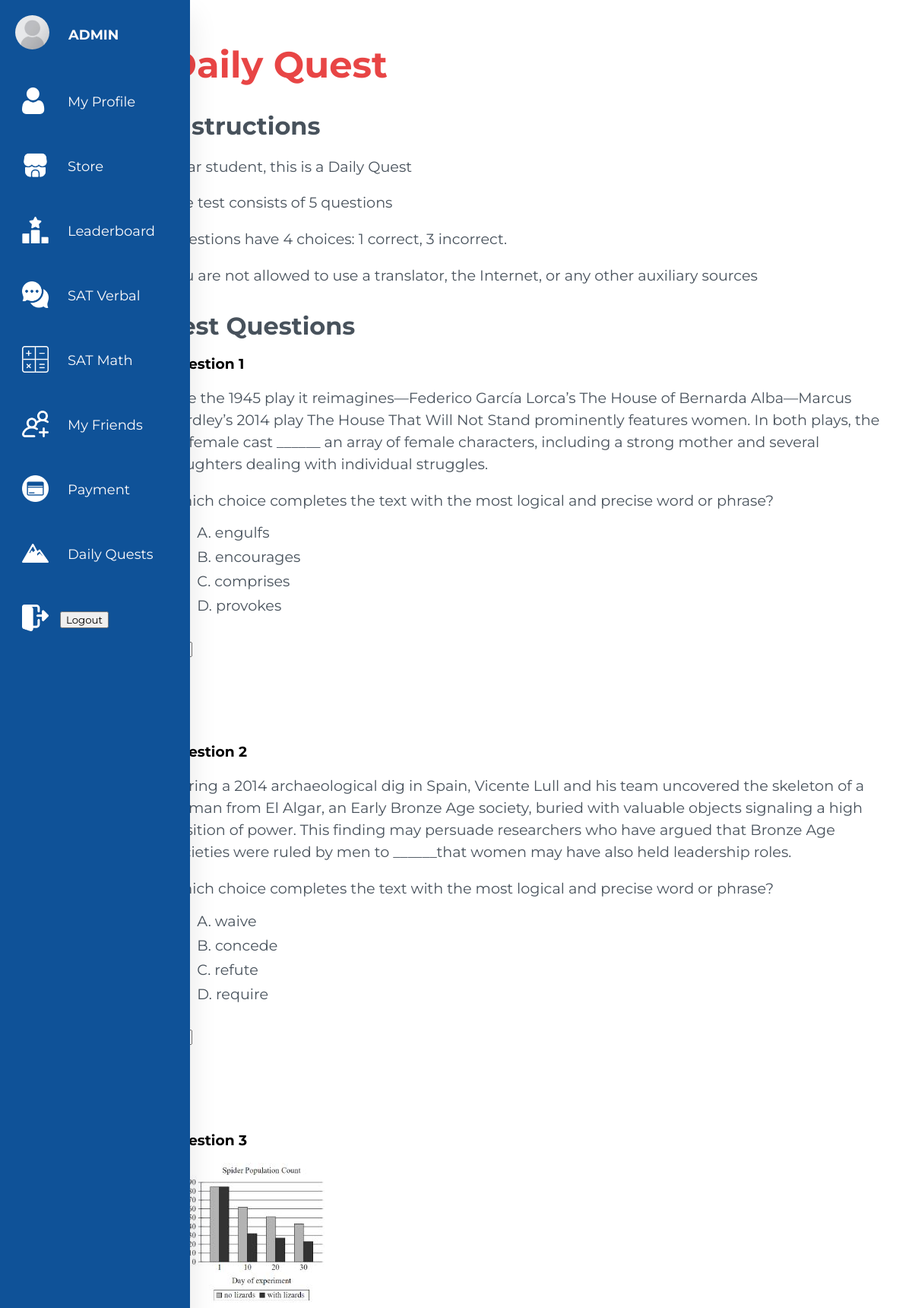
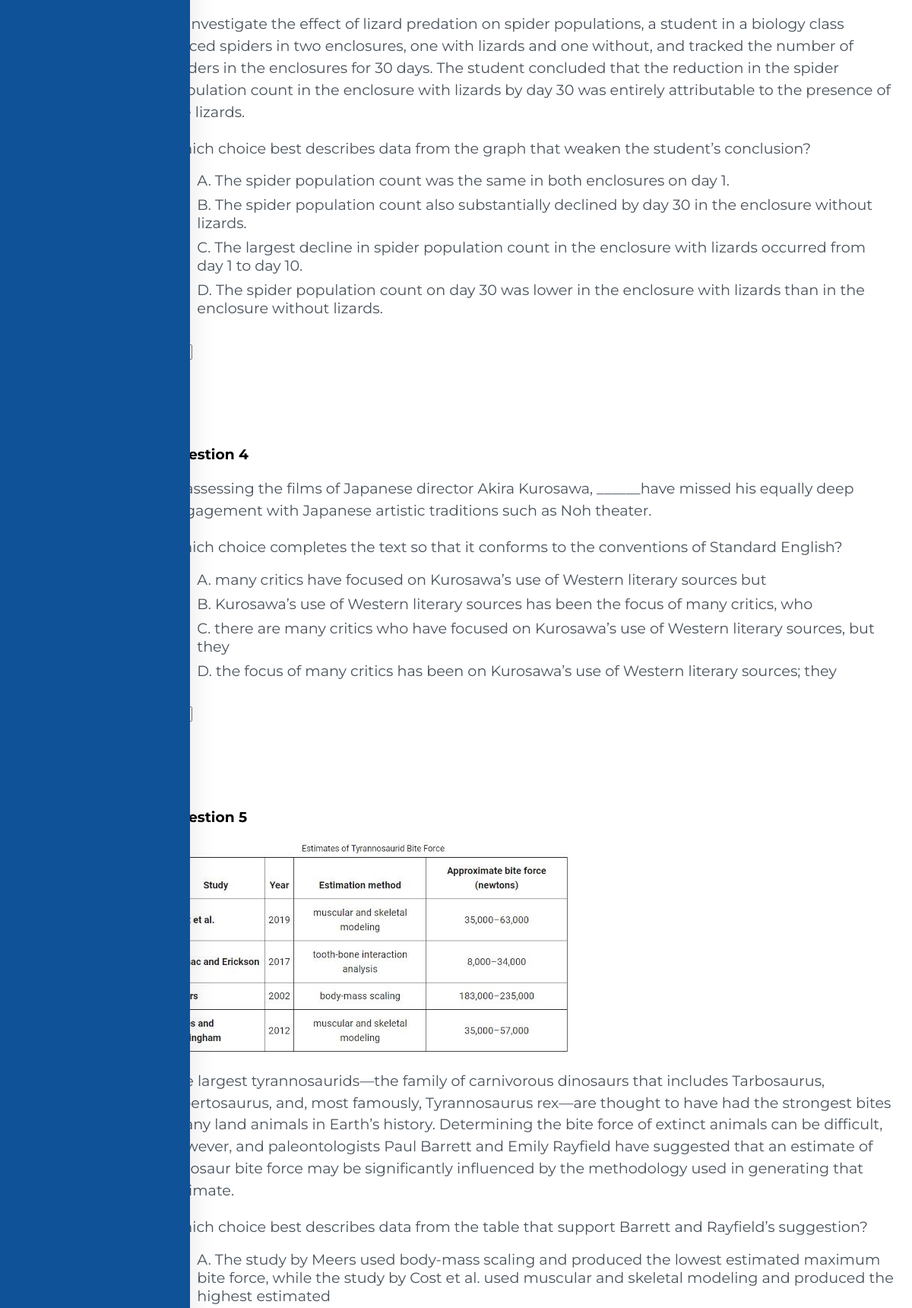
Page /satverbaltest2 (signed in, upper part) on the committed database (2 pictures, top to bottom).
### webapp/models.py (models this page shows)
class UserProfile(models.Model):
    user = models.OneToOneField(User, on_delete=models.CASCADE)
    profile_picture = models.ImageField(upload_to='profile_pictures', default='noavatar.jpg')
    name = models.CharField(max_length=20, null=True, blank=True)
    math_score = models.IntegerField(null=True, blank=True)
    verbal_score = models.IntegerField(null=True, blank=True)
    tokens = models.IntegerField(null=True, blank=True)
    numberoftest = models.IntegerField(null=True, default=0)

class QuestionsVerbal2(models.Model):
    number = models.IntegerField(null=True)
    paragraph = models.TextField(null=True, blank=True)
    image = models.ImageField(null=True, blank=True)
    question = models.CharField(max_length=500, null=True)
    answer1 = models.CharField(max_length=200, null=True)
    answer2 = models.CharField(max_length=200, null=True)
    answer3 = models.CharField(max_length=200, null=True)
    answer4 = models.CharField(max_length=200, null=True)
    correct = models.CharField(max_length=2)
    explanation = models.TextField(null=True, blank=True)

### webapp/views.py (the view, shortened to what this page needs)
# urls.py: path('satverbaltest2', views.satverbaltest2, name='satverbaltest2'),
@login_required()
def satverbaltest2(request):
    questions = QuestionsVerbal2.objects.all()
    user_profile = UserProfile.objects.get(user=request.user)
    user_profile.verbal_score = 0
    user_profile.save()
    try:
        user_profile = UserProfile.objects.get(user=request.user)
    except UserProfile.DoesNotExist:
        user_profile = UserProfile.objects.create(user=request.user)
    context = {'questions':questions, 'user_profile': user_profile}
    return render(request, 'satverbaltest2.html', context)

### webapp/templates/satverbaltest2.html (shortened to what this page needs)
{% load static %}
<!DOCTYPE html>
<html lang="en">
<head>
  <link rel="stylesheet" href="{% static 'css/styletest.css' %}">
</head>
<body>
  <div class="container">
        <nav>
            <a href="#" class="logo">
            {% if user_profile.profile_picture %}
                <img src="{{ user_profile.profile_picture.url }}" alt="Profile Picture">
            {% endif %}
            {% if user_profile.name %}
                <span class="nav-item" alt="">{{ user_profile.name }}</span>
            {% else %}
                <span class="nav-item" alt="">{{ request.user.username }}</span>
            {% endif %}
            </a>
            <a href="{% url 'myprofile' %}" ><img src="{% static 'photos/user.png' %}"  class="logo2" alt="">
            <span class="nav-item">My Profile</span>
            </a>
            <a href="{% url 'store' %}"><img src="{% static 'photos/shop.png' %}"  class="logo2" alt="">
            <span class="nav-item">Store</span>
            </a>
            <a href="{% url 'leaderboard' %}" ><img src="{% static 'photos/podium.png' %}"  class="logo2" alt="">
            <span class="nav-item">Leaderboard</span>
            </a>
            <a href="{% url 'satverbal' %}"><img src="{% static 'photos/chat.png' %}"  class="logo2" alt="">
            <span class="nav-item">SAT Verbal</span>
            </a>
            <a href="{% url 'satmath' %}"><img src="{% static 'photos/keys.png' %}"  class="logo2" alt="">
            <span class="nav-item">SAT Math</span>
            </a>
            <a href="{% url 'friends_list' %}"><img src="{% static 'photos/friends.png' %}"  class="logo2" alt="">
            <span class="nav-item">My Friends</span>
            </a>
            <a href="{% url 'payment' %}"><img src="{% static 'photos/payment.png' %}"  class="logo2" alt="">
            <span class="nav-item">Payment</span>
            </a>
            <a href="{% url 'satverbaltest2' %}"><img src="{% static 'photos/quest.png' %}"  class="logo2" alt="">
            <span class="nav-item">Daily Quests</span>
            </a>
            <form method="post" action="{% url 'logoutsystem' %}">
                <a href="#"><img src="{% static 'photos/logout.png' %}"  class="logo2" alt="">
                <button type="submit">Logout</button>
                </a>
            </form>
        </nav>
    <div class="content">
      <div class="test">
        <h1>Daily Quest</h1>
        <h2>Instructions</h2>
        <p>Dear student, this is a Daily Quest</p>
        <p>The test consists of 5 questions</p>
        <p>Questions have 4 choices: 1 correct, 3 incorrect.</p>
        <p>You are not allowed to use a translator, the Internet, or any other auxiliary sources</p>
        <h2>Test Questions</h2>
        <form method="POST" action="{% url 'satverbaltest2' %}">
          {% for question in questions %}
          <h3>Question {{ question.number }}</h3>
          {% if question.image %}
            <img src="{{ question.image.url }}">
          {% endif %}
          <p>{{ question.paragraph }}</p>
          <p>{{ question.question }}
          <ul>
          <li>{{ question.answer1 }}</li>
          <li>{{ question.answer2 }}</li>
          <li>{{ question.answer3 }}</li>
          <li>{{ question.answer4 }}</li>
          </ul>
          </p>
          <br><br><br><br><br><br>
          {% endfor %}
          <br>
        </div>
    </div>
  </div>
</body>
</html>

### static/css/styletest.css (style rules this page uses)
* { font-family: 'Montserrat', sans-serif; }
nav { height: 100%; }
.content { margin-left: 16.5%; padding: 1rem; }
.test h1 { font-size: 3rem; color: #e84545; }
.test h2 { font-size: 2rem; color: #48525c; margin-top: 2rem; margin-bottom: 1rem; }
.test p { font-size: 1.2rem; color: #48525c; line-height: 1.5; margin-bottom: 1rem; }
.test ul { margin-top: 1rem; margin-bottom: 1rem; }
.test li { list-style: none; font-size: 1.2rem; color: #48525c; margin-bottom: 0.5rem; }
nav { background-color: #0F5298; position:absolute; content:""; top:0; bottom:0; height:200%; left:0; width:90px; overflow:hidden; transition: width 0.2s linear; box-shadow: 0 20px 35px rgba(0, 0, 0, 0.1); }
.logo { text-align:center; display:flex; transition:all 0.5s ease; margin:10px 0 0 10px; }
.logo img { width:45px; height:45px; border-radius:50%; }
.logo span { font-weight:bold; padding-left:15px; font-size:18px; text-transform:uppercase; }
nav a { position:relative; color: #fffcfc; font-size:18px; display:table; width:300px; padding:10px; transition: font-size 0.2s ease-in-out; }
.nav-item { position:relative; margin-left:10px; margin-top:15px; }
.logo2 { width:35px; height:35px; margin-left:19px; margin-top:30px; vertical-align:-10px; }
a { text-decoration: none; color: #555; }

### rows in the picture
UserProfile: profile_picture (placeholder picture), name "ADMIN"
QuestionsVerbal2: number "1", paragraph "Like the 1945 play it reimagines—Federico García Lorca’s The House of Bernarda Alba—Marcus Gardley’s 2014 play The House That Will Not Stand prominently features women. In both plays, the all-female cast ______ an array of female characters, including a strong mother and several daughters dealing with individual struggles.", question "Which choice completes the text with the most logical and precise word or phrase?", answer1 "A. engulfs", answer2 "B. encourages", answer3 "C. comprises", answer4 "D. provokes"
QuestionsVerbal2: number "2", paragraph "During a 2014 archaeological dig in Spain, Vicente Lull and his team uncovered the skeleton of a woman from El Algar, an Early Bronze Age society, buried with valuable objects signaling a high position of power. This finding may persuade researchers who have argued that Bronze Age societies were ruled by men to ______that women may have also held leadership roles.", question "Which choice completes the text with the most logical and precise word or phrase?", answer1 "A. waive", answer2 "B. concede", answer3 "C. refute", answer4 "D. require"
QuestionsVerbal2: number "3", image (picture), paragraph "To investigate the effect of lizard predation on spider populations, a student in a biology class placed spiders in two enclosures, one with lizards and one without, and tracked the number of spiders in the enclosures for 30 days. The student concluded that the reduction in the spider population count in the enclosure with lizards by day 30 was entirely attributable to the presence of the lizards.", question "Which choice best describes data from the graph that weaken the student’s conclusion?", answer1 "A. The spider population count was the same in both enclosures on day 1.", answer2 "B. The spider population count also substantially declined by day 30 in the enclosure without lizards.", answer3 "C. The largest decline in spider population count in the enclosure with lizards occurred from day 1 to day 10.", answer4 "D. The spider population count on day 30 was lower in the enclosure with lizards than in the enclosure without lizards."
QuestionsVerbal2: number "4", paragraph "In assessing the films of Japanese director Akira Kurosawa, ______have missed his equally deep engagement with Japanese artistic traditions such as Noh theater.", question "Which choice completes the text so that it conforms to the conventions of Standard English?", answer1 "A. many critics have focused on Kurosawa’s use of Western literary sources but", answer2 "B. Kurosawa’s use of Western literary sources has been the focus of many critics, who", answer3 "C. there are many critics who have focused on Kurosawa’s use of Western literary sources, but they", answer4 "D. the focus of many critics has been on Kurosawa’s use of Western literary sources; they"
QuestionsVerbal2: number "5", image (picture), paragraph "The largest tyrannosaurids—the family of carnivorous dinosaurs that includes Tarbosaurus, Albertosaurus, and, most famously, Tyrannosaurus rex—are thought to have had the strongest bites of any land animals in Earth’s history. Determining the bite force of extinct animals can be difficult, however, and paleontologists Paul Barrett and Emily Rayfield have suggested that an estimate of dinosaur bite force may be significantly influenced by the methodology used in generating that estimate.", question "Which choice best describes data from the table that support Barrett and Rayfield’s suggestion?", answer1 "A. The study by Meers used body-mass scaling and produced the lowest estimated maximum bite force, while the study by Cost et al. used muscular and skeletal modeling and produced the highest estimated"
